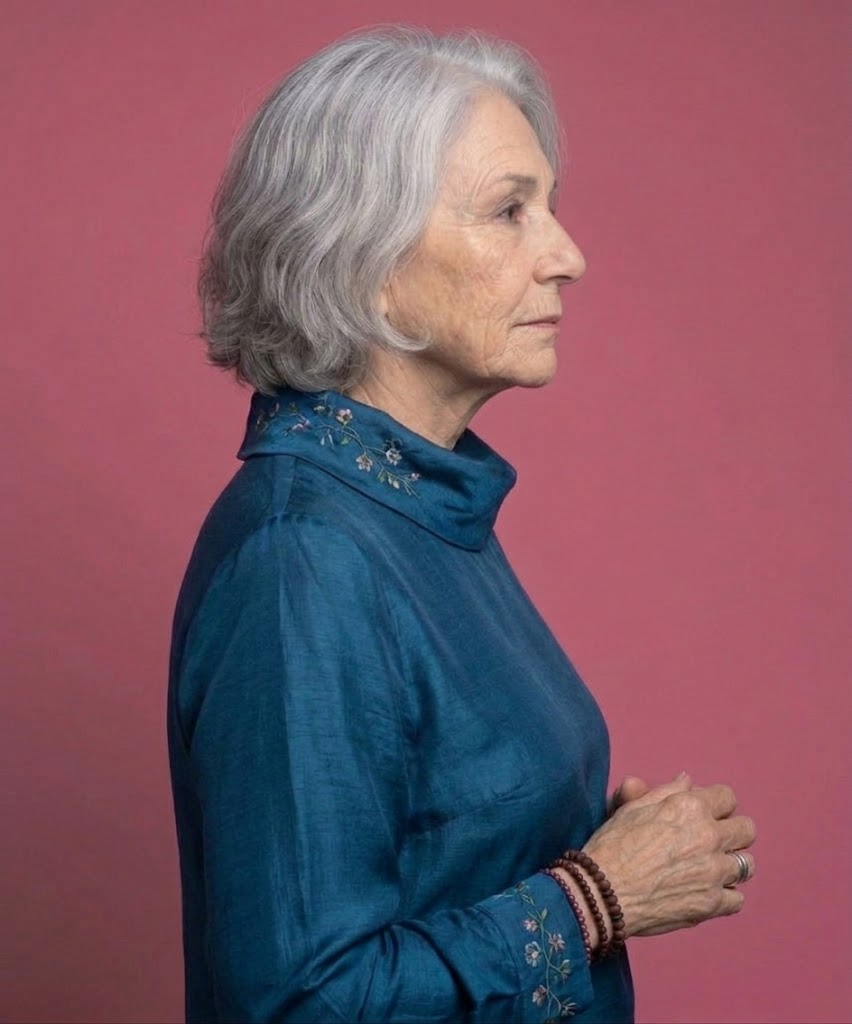
#> input picture outils/tour-du-fantome/recu/humain/maman/neutre.jpg, 852 x 1024 px, found by its file name
$ python ressort.py ../recu/humain/maman/neutre.jpg ../recu/humain/photos/neutre-masque.png
#> lines starting #> are read from the running program, lines starting #| are printed output that depends on the picture; after the words box and inside, x2 and y2 are one past the last pixel; in counts of white or black regions, pixels touching at a corner belong together
"""🪀 SA FIGURINE SUR RESSORT (démo humaine) : ses images (`recu/humain/ressort/` : neutre, parle, clin, rire, louche,
salue — faites en modifiant une même image, donc superposées au pixel près), détourées du fond rose (l'ombre au sol
comprise), et coupées en morceaux : sa TÊTE (une par expression : la page la change sans toucher au reste), son CORPS
jusqu'à la coupelle en bois (un par geste : mains jointes, bras ouverts, bras croisés, salut), le RESSORT (la page
l'étire, le comprime et le courbe), le SOCLE. `preparer_ressort` rend leurs cadres et leurs points d'attache."""
from collections import deque

import numpy as np
from PIL import Image, ImageFilter

from figurine import _sans_liseré

NOMS = ("neutre", "parle", "clin", "rire", "louche", "salue")
# (dans le repère des images, 852 × 1024) : le bas de la coupelle du buste, le haut du socle là où le ressort y entre,
# la colonne du ressort
COUPELLE_Y, SOCLE_Y, RESSORT_X = 737, 893, (392, 462)


def _fond_lisse(a, H, W):
    """Le fond (rendu : l'image du fond seul), en couleur, comme une surface lisse (un polynôme de degré 3 en x et y, par canal), ajustée sur les bords
    de l'image au-dessus du sol (deux passes : la seconde sans ce qui s'en écarte — le bout des doigts qui dépasse)."""
    yy, xx = np.mgrid[0:H, 0:W]
    X, Y = xx / W, yy / H
    F = np.stack([np.ones_like(X), X, Y, X * X, X * Y, Y * Y, X ** 3, Y ** 3, X * X * Y, X * Y * Y], -1)
    sur = np.zeros((H, W), bool); sur[:840, :40] = True; sur[:840, -40:] = True; sur[:40, :] = True
    for _ in range(2):
        mod = np.stack([F @ np.linalg.lstsq(F[sur], a[..., c][sur], rcond=None)[0] for c in range(3)], -1)
        sur &= np.sqrt(((a - mod) ** 2).sum(-1)) < 20
    return mod


def _sans_miettes(m, mini=3000):
    """Les gros morceaux d'un seul tenant (la figurine, le socle — le ressort, ajouré, ne les relie pas toujours —),
    sans les miettes de fond restées à côté."""
    H, W = m.shape
    lab = np.zeros((H, W), np.int32); tailles = [0]
    for y0, x0 in zip(*np.nonzero(m)):
        if lab[y0, x0]:
            continue
        n = len(tailles); lab[y0, x0] = n; q = deque([(y0, x0)]); k = 0
        while q:
            y, x = q.popleft(); k += 1
            for yy, xx in ((y + 1, x), (y - 1, x), (y, x + 1), (y, x - 1)):
                if 0 <= yy < H and 0 <= xx < W and m[yy, xx] and not lab[yy, xx]:
                    lab[yy, xx] = n; q.append((yy, xx))
        tailles.append(k)
    return np.isin(lab, [i for i, k in enumerate(tailles) if i and k >= mini])


def _detourer(im):
    """Le fond = ce qui a sa couleur ET touche les bords. Sa couleur : le fond lisse (`_fond_lisse`) ; la teinte seule
    ne suffit pas (la peau dans l'ombre, au bord du visage, a presque la teinte du rose). Au sol, l'ombre (plus sombre,
    plus brune) se reconnaît à sa teinte."""
    a = np.asarray(im).astype(np.float32)
    H, W = a.shape[:2]
#> H = 1024; W = 852
    s = a.sum(axis=2, keepdims=True) + 1
    teinte = a / s   # la couleur sans sa lumière
    coins = np.concatenate([teinte[:30, :30].reshape(-1, 3), teinte[:30, -30:].reshape(-1, 3), teinte[-30:, :30].reshape(-1, 3), teinte[-30:, -30:].reshape(-1, 3)])
    ecart = np.sqrt(((teinte - np.median(coins, axis=0)) ** 2).sum(axis=2))
    lum = a.mean(axis=2)
    # (loin de sa couleur exacte, le fond reste plus bleu que vert ; la peau à l'ombre — ses doigts — non)
    d = np.sqrt(((a - _fond_lisse(a, H, W)) ** 2).sum(-1))
    proche = (d < 10) | ((d < 24) & (a[..., 2] > 1.06 * a[..., 1]))
#> proche: shape (1024, 852) bool; 56.2% white; 48 black regions (44 under 20 px), largest, box (x1, y1, x2, y2) and area: (165, 23, 852, 1024) 380528, (0, 980, 172, 1024) 1397, (0, 958, 8, 968) 65, (349, 25, 368, 33) 30
    sol = np.zeros_like(proche); sol[845:, :] = True
    proche |= sol & (((ecart < .045) & (lum > 60)) | ((ecart < .07) & (lum > 55) & (lum < 118)))
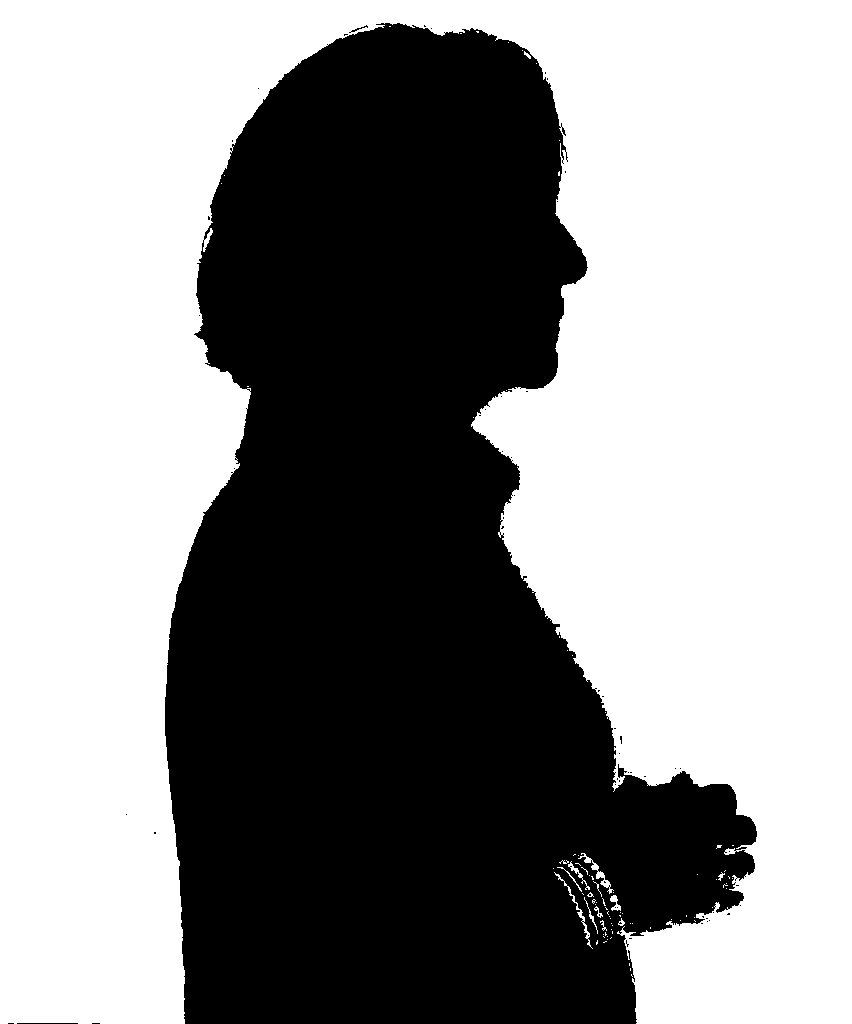
#> proche: shape (1024, 852) bool; 56.7% white; 58 black regions (55 under 20 px), largest, box (x1, y1, x2, y2) and area: (165, 23, 757, 1024) 377920, (17, 1023, 78, 1024) 61, (349, 25, 368, 33) 30
    vu = np.zeros_like(proche); q = deque()
    for y in range(H):
        for x in (0, W - 1):
            if proche[y, x]: vu[y, x] = True; q.append((y, x))
#> vu: shape (1024, 852) bool; 0.23% white in thin lines or dots
    for x in range(W):
        for y in (0, H - 1):
            if proche[y, x] and not vu[y, x]: vu[y, x] = True; q.append((y, x))
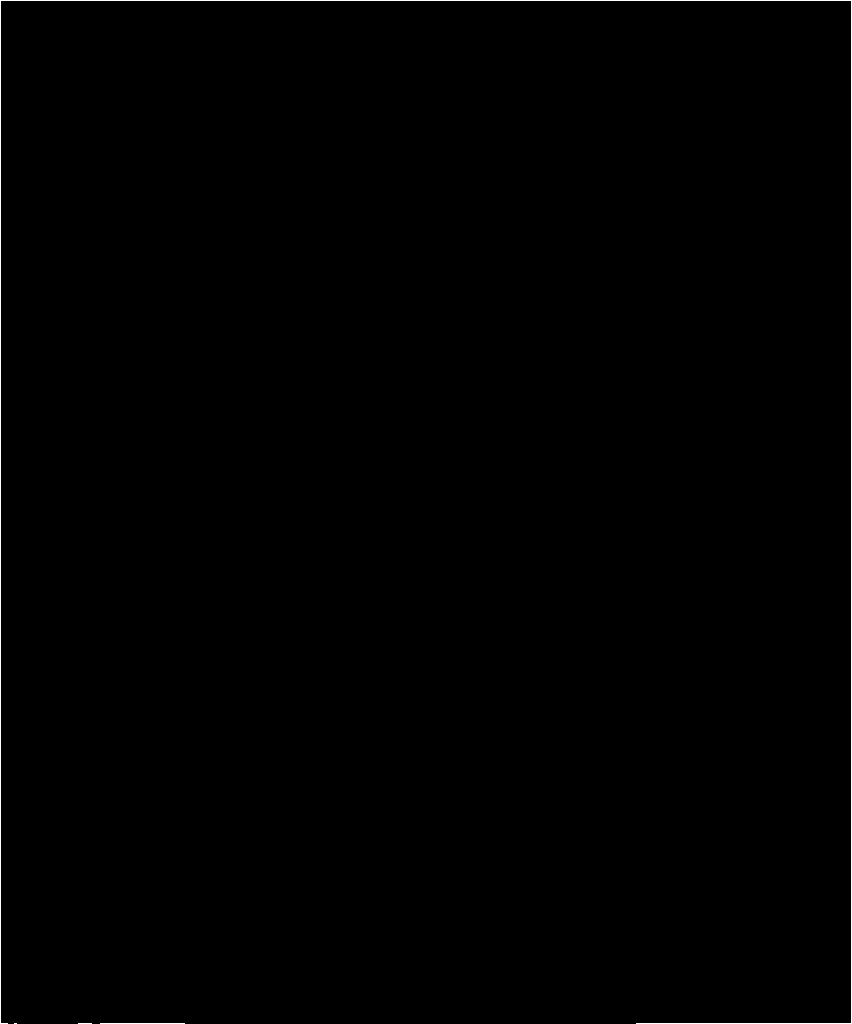
#> vu: shape (1024, 852) bool; 0.37% white in thin lines or dots
    while q:
        y, x = q.popleft()
        for yy, xx in ((y + 1, x), (y - 1, x), (y, x + 1), (y, x - 1)):
            if 0 <= yy < H and 0 <= xx < W and not vu[yy, xx] and proche[yy, xx]:
                vu[yy, xx] = True; q.append((yy, xx))
#> vu: shape (1024, 852) bool; 56.5% white; 52 black regions (49 under 20 px), largest, box (x1, y1, x2, y2) and area: (165, 23, 757, 1024) 379213, (17, 1023, 78, 1024) 61, (349, 25, 368, 33) 30
    # (les petits trous de fond enfermés, entre les spires du ressort : ce qui est très proche du fond, là seulement —
    # plus haut, la peau rosée du cou et des mains a presque la teinte du fond)
    trou = (ecart < .03) & (lum > 80) & ~vu
#> trou: shape (1024, 852) bool; 0.2% white in thin lines or dots, all inside (x1, y1, x2, y2) = (126, 25, 757, 912)
    trou[:COUPELLE_Y, :] = False
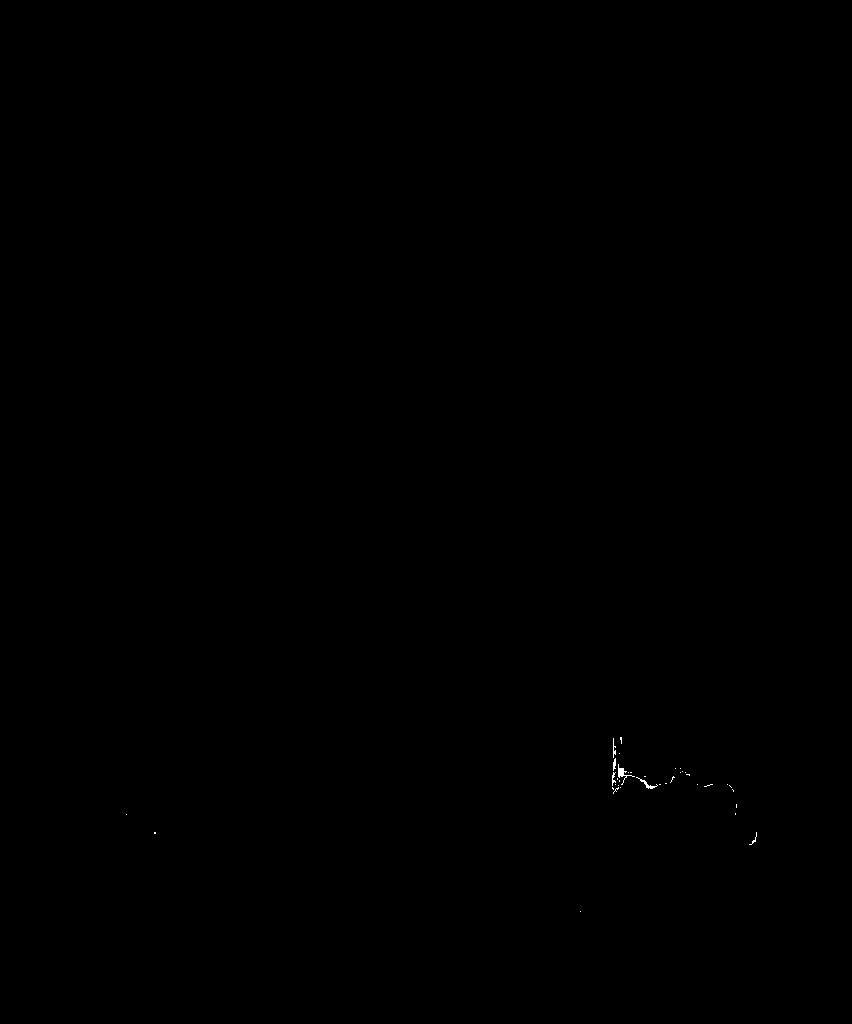
#> trou: shape (1024, 852) bool; 0.04% white in thin lines or dots, all inside (x1, y1, x2, y2) = (126, 737, 757, 912)
    masque = _sans_miettes(~(vu | trou))
#> the loop in _sans_miettes, `for y0, x0 in zip(*np.nonzero(m)):` made 379094 passes
#> (y0, x0) on passes 2 to 4: (23, 382), (23, 383), (23, 385)
#> after the loop in _sans_miettes, `for y0, x0 in zip(*np.nonzero(m)):`:
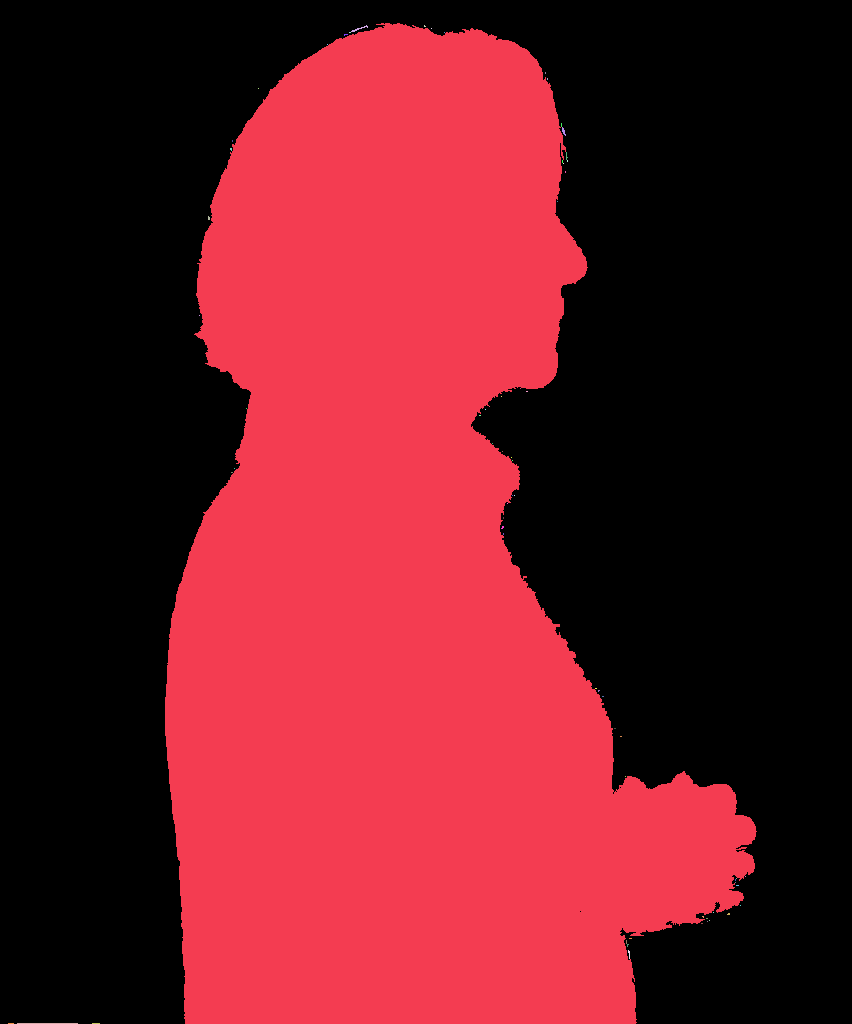
#> lab: shape (1024, 852) int32; 69 distinct labels, from 0 to 68; one colour per label, 0 black
#> after the loop in _sans_miettes, `for y0, x0 in zip(*np.nonzero(m)):`: tailles = 69 values, max 378831 at index 1, min 0 at index 0, mean 5494.1
#> in _sans_miettes, `return np.isin(lab, [i for i, k in enumerate(tailles) if i and k >= mi..`:
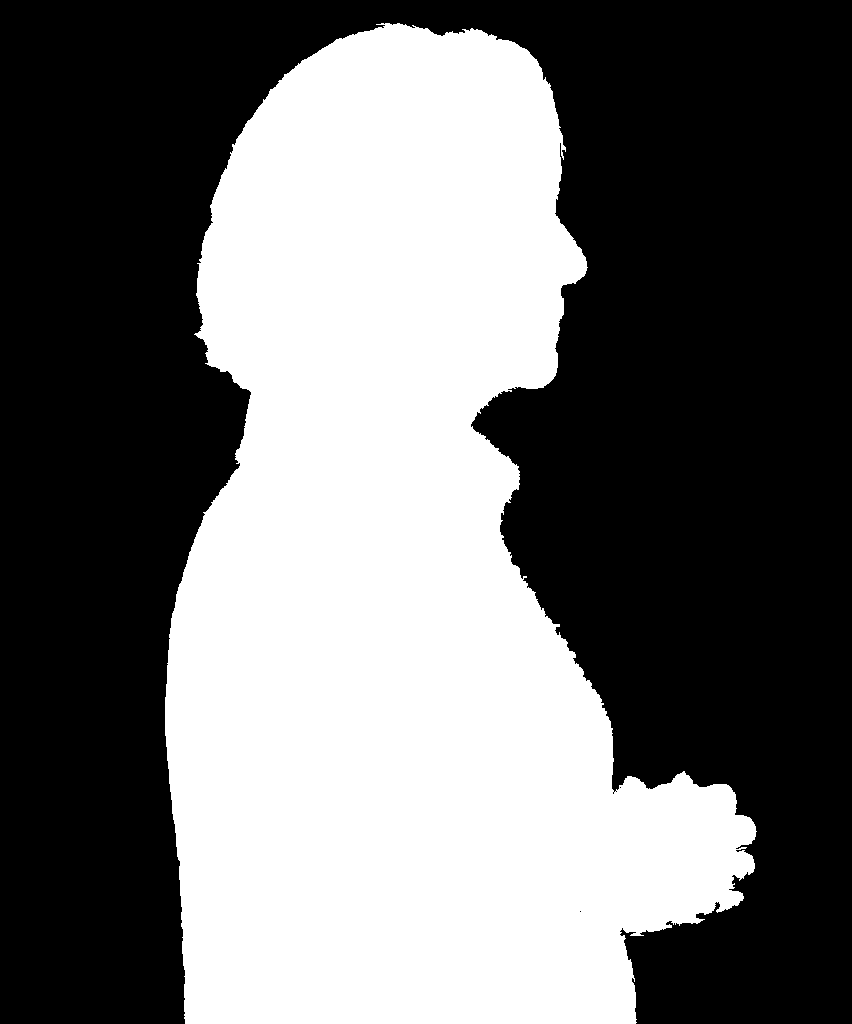
#> returned value: shape (1024, 852) bool; 43.4% white; 1 white region, box (x1, y1, x2, y2) and area: (165, 23, 757, 1024) 378831
    alpha = Image.fromarray((masque * 255).astype(np.uint8)).filter(ImageFilter.MedianFilter(3)).filter(ImageFilter.GaussianBlur(.9))
    return alpha


TETES = ("neutre", "parle", "clin", "rire", "louche")   # ses expressions (la tête de l'image)
CORPS = ("neutre", "rire", "louche", "salue")            # ses gestes (le corps : mains jointes, bras ouverts, croisés, salut)
MENTON = (426, 448)


def _zone_tete(H, W):
    """La pièce de la tête : le crâne et le visage (un rectangle, loin des bras), la mâchoire et le cou (une ellipse),
    adoucie au bord ; et la même, nette et un peu rentrée (là où le corps est effacé : sous le fondu, il reste)."""
    yy, xx = np.mgrid[0:H, 0:W]
    m = np.zeros((H, W), np.float32)
    m[30:400, 280:574] = 1
    m[((xx - 426) / 108) ** 2 + ((yy - 400) / 80) ** 2 <= 1] = 1
    doux = np.asarray(Image.fromarray((m * 255).astype(np.uint8)).filter(ImageFilter.GaussianBlur(6))).astype(np.float32) / 255
    return doux, doux > .995


def preparer_ressort(src, sortie):
    """Exporte (préfixe `jouet-`) : une tête par expression, un corps par geste, le ressort, le socle — chacun recadré
    sur ce qui sert — et rend leurs cadres et leurs points d'attache, dans le repère des images d'origine."""
    alphas, images = {}, {}
    for n in NOMS:
#> (the run stopped early here; a loop or call above may not have finished)
